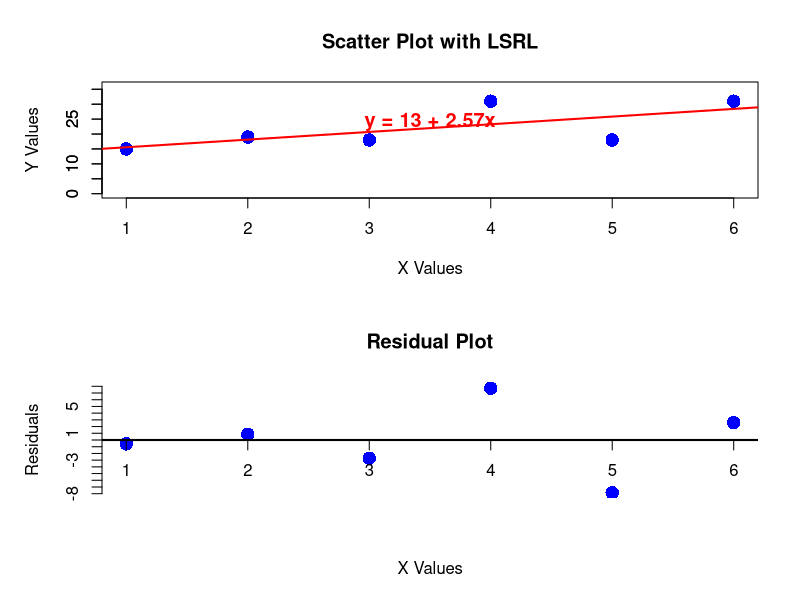

Write R code to recreate this figure.
# Define the data points
x <- c(1,2,3,4,5,6)
y <- c(15,19,18,31,18,31)

# Create a linear regression model
model <- lm(y ~ x)

# Print the summary of the model in the terminal
print(summary(model))

# Extract slope (coefficient for x) and intercept
intercept <- coef(model)[1]
slope <- coef(model)[2]

# Find a better position for the equation (midpoint of regression line)
mid_x <- mean(range(x))  # Midpoint of x-values
mid_y <- intercept + slope * mid_x  # Predicted y-value at midpoint

# Adjust plotting layout for better visibility
par(mfrow = c(2, 1), mar = c(5, 5, 4, 2) + 0.1)  # 2 rows, 1 column

# Plot scatter plot with regression line
plot(x, y, main = "Scatter Plot with LSRL", xlab = "X Values", ylab = "Y Values", 
     pch = 16, col = "blue", cex = 1.8,  # Increased dot size (cex)
     ylim = c(0, max(y) + 5))  # Set vertical axis starting from 0, counting by 5
axis(2, seq(0, max(y) + 5, by = 5))  # Manually set y-axis ticks at intervals of 5
abline(model, col = "red", lwd = 2)  # Add regression line

# Display equation near the regression line
eq_text <- paste0("y = ", round(intercept, 2), " + ", round(slope, 2), "x")
text(mid_x, mid_y + 2, eq_text, col = "red", cex = 1.2, font = 2)  # Shift text slightly above the line

# Calculate residuals
residuals <- y - (intercept + slope * x)

# Plot residuals with x-axis at y = 0
plot(x, residuals, main = "Residual Plot", xlab = "X Values", ylab = "Residuals", 
     pch = 16, col = "blue", cex = 1.8,  # Increased dot size (cex)
     ylim = c(floor(min(residuals)), ceiling(max(residuals))), axes = FALSE)  # Disable default axes
axis(2, seq(floor(min(residuals)), ceiling(max(residuals)), by = 1))  # Y-axis ticks by 1
axis(1, at = x, pos = 0)  # Force x-axis to be at y = 0
abline(h = 0, col = "black", lwd = 2)  # Draw reference line at y = 0

# Reset plotting layout
par(mfrow = c(1, 1))
